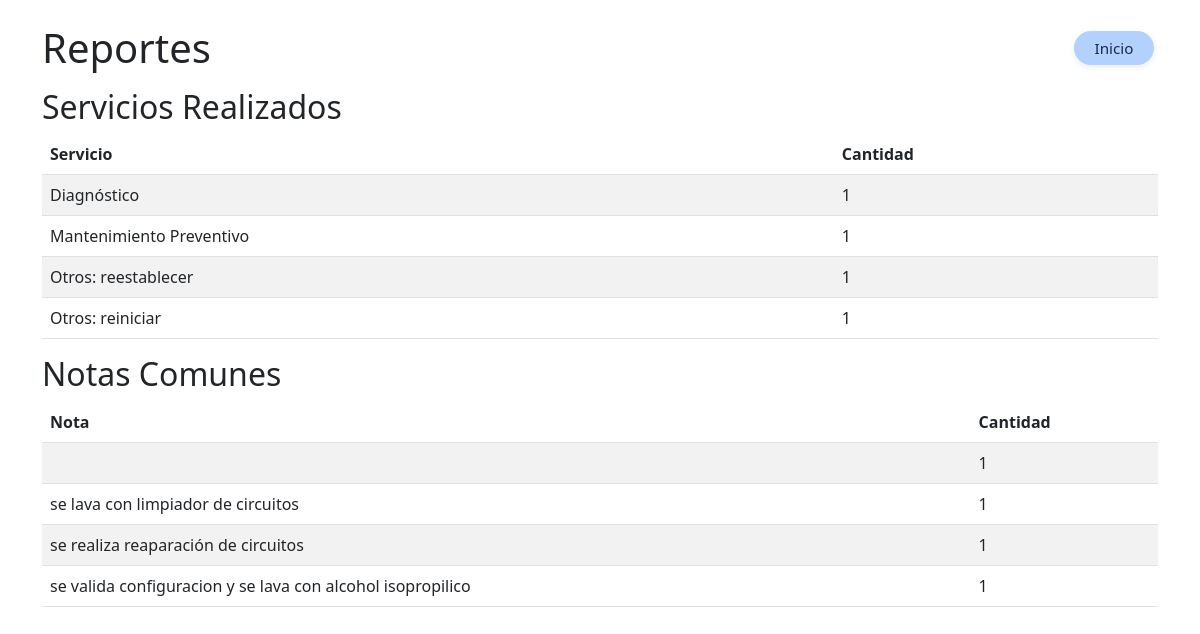
The page /reportes/ (signed in) on the database as committed earlier.
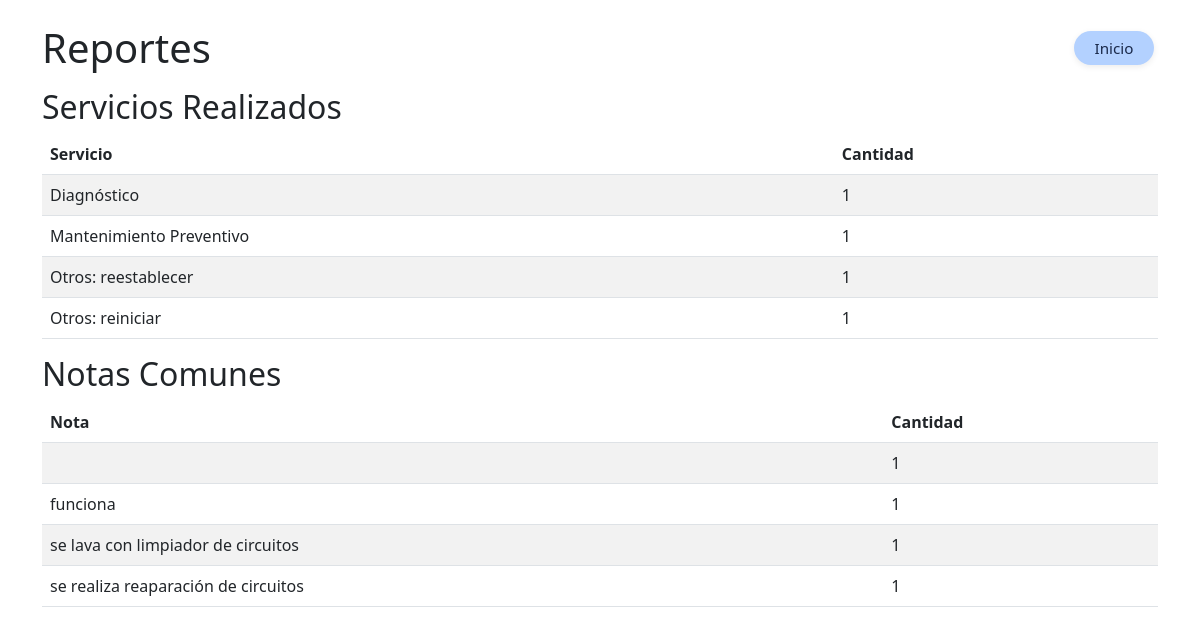
The same page on the database as committed later.
### tables this page shows
CREATE TABLE servicios (
                    id INTEGER PRIMARY KEY AUTOINCREMENT,
                    nombre TEXT NOT NULL,
                    primer_apellido TEXT NOT NULL,
                    segundo_apellido TEXT NOT NULL,
                    telefono TEXT NOT NULL,
                    tipo_equipo TEXT NOT NULL,
                    marca TEXT NOT NULL,
                    modelo TEXT NOT NULL,
                    serie TEXT,
                    servicio TEXT,
                    accesorios TEXT,
                    estado TEXT DEFAULT 'En diagnóstico',
                    notas TEXT,
                    foto_inicial TEXT,
                    foto_servicio TEXT,
                    foto_final TEXT,
                    fecha_registro TEXT,
                    fecha_entrega TEXT,
                    tecnico_actual TEXT
                );

### modules/reportes/routes.py (the view)
@reportes_bp.route('/')
@login_required
@cache.cached(timeout=60)  # Cachear por 60 segundos
def reportes():
    servicios = db.query("SELECT servicio, COUNT(*) as count FROM servicios GROUP BY servicio")
    notas = db.query("SELECT notas, COUNT(*) as count FROM servicios WHERE notas IS NOT NULL GROUP BY notas")
    return render_template('reportes.html', servicios=servicios, notas=notas)

### app.py (called while the page is built)
@login_manager.user_loader
def load_user(user_id):
    from db import DatabaseSingleton
    db = DatabaseSingleton()
    user_data = db.query("SELECT * FROM usuarios WHERE id = ? AND activo = 1", (user_id,))
    if user_data:
        from models import User
        return User(user_data[0]['id'], user_data[0]['nombre'], user_data[0]['usuario'], user_data[0]['rol'], user_data[0]['activo'])
    return None

### db.py (called while the page is built)
    def __new__(cls):
        if cls._instance is None:
            cls._instance = super().__new__(cls)
            cls._instance.conn = sqlite3.connect(Config.DATABASE_PATH, check_same_thread=False)
            cls._instance.conn.row_factory = sqlite3.Row
            cls._instance.init_db()
        return cls._instance

    def query(self, sql, params=()):
        cursor = self.conn.cursor()
        cursor.execute(sql, params)
        result = cursor.fetchall()
        cursor.close()
        return result

### templates/reportes.html (shortened to what this page needs)
<!DOCTYPE html>
<html>
<head>
    <link href="https://cdn.jsdelivr.net/npm/bootstrap@5.3.0/dist/css/bootstrap.min.css" rel="stylesheet">
    <link rel="stylesheet" href="/static/css/global.css">
</head>
<body>
    <div class="container mt-4">
        <div class="d-flex justify-content-between align-items-center mb-3">
            <h1 class="mb-0">Reportes</h1>
            <a href="{{ url_for('index') }}" class="btn-regresar btn-form-main inicio-top-right ms-3" title="Inicio">Inicio</a>
        </div>
        <h2>Servicios Realizados</h2>
        <table class="table table-striped">
            <thead>
                <tr>
                    <th>Servicio</th>
                    <th>Cantidad</th>
                </tr>
            </thead>
            <tbody>
                {% for servicio in servicios %}
                <tr>
                    <td>{{ servicio['servicio'] }}</td>
                    <td>{{ servicio['count'] }}</td>
                </tr>
                {% endfor %}
            </tbody>
        </table>
        <h2>Notas Comunes</h2>
        <table class="table table-striped">
            <thead>
                <tr>
                    <th>Nota</th>
                    <th>Cantidad</th>
                </tr>
            </thead>
            <tbody>
                {% for nota in notas %}
                <tr>
                    <td>{{ nota['notas'] }}</td>
                    <td>{{ nota['count'] }}</td>
                </tr>
                {% endfor %}
            </tbody>
        </table>
    </div>
</body>
</html>

Rows that differ between the two databases and show on the page:
changed servicios "Mantenimiento Preventivo": notas "se valida configuracion y se lava con alcohol isopropilico" → "funciona"; moves up the list
